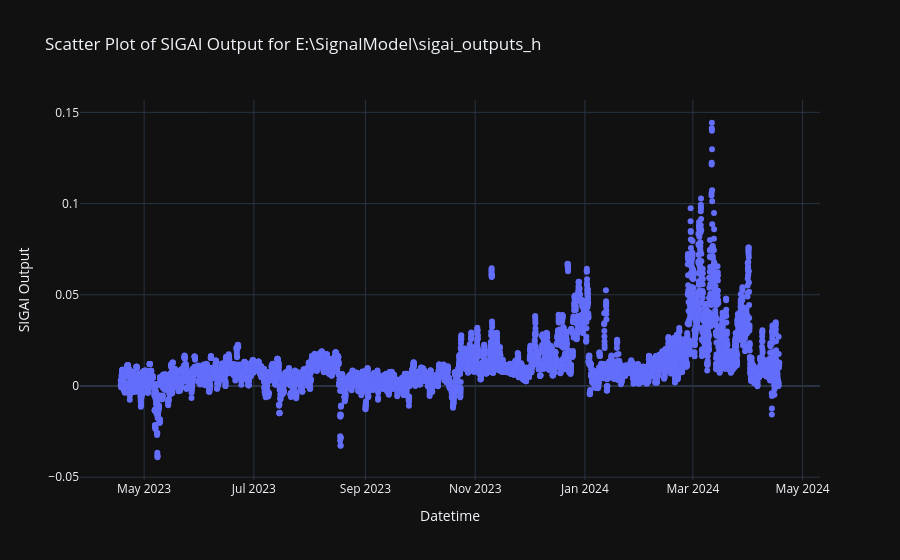
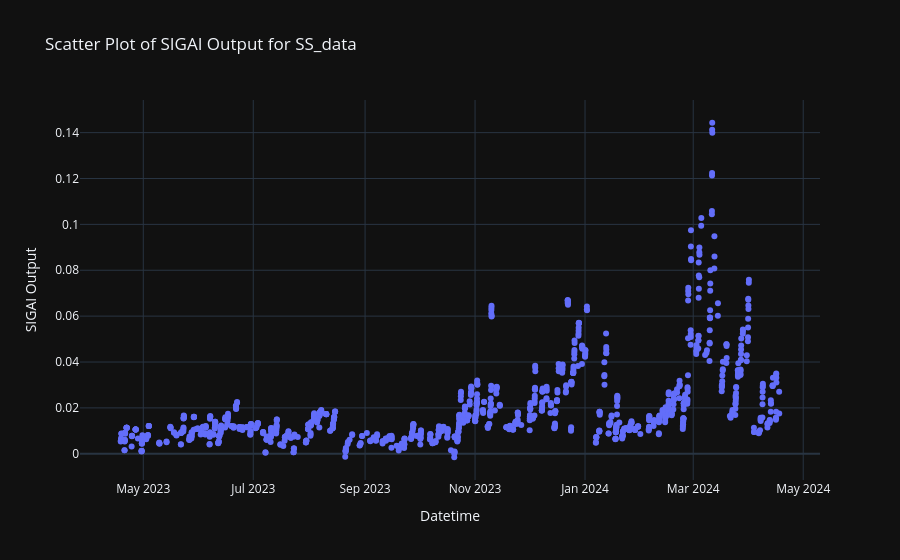
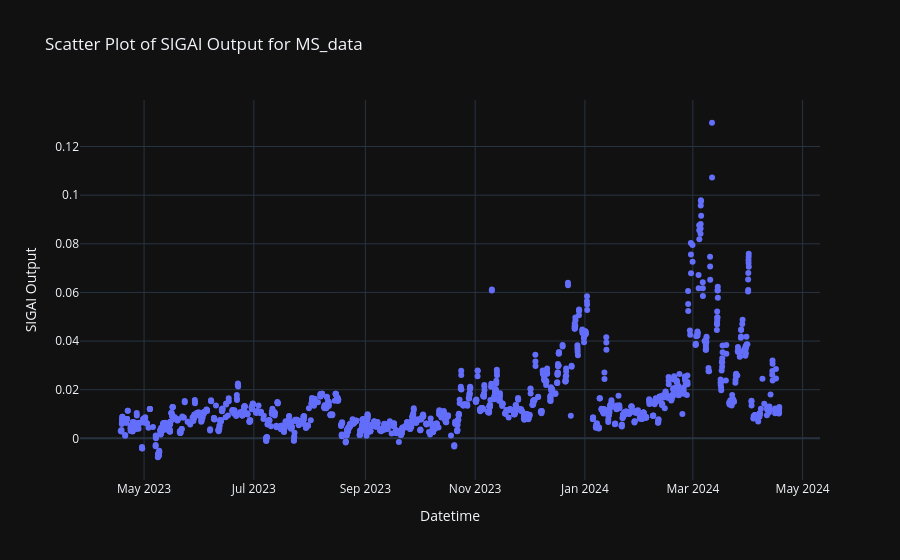
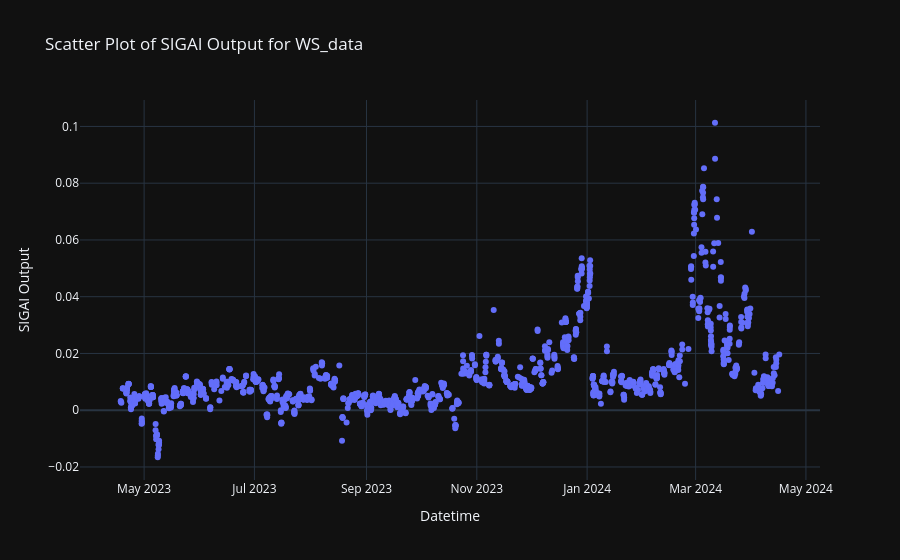

Notebook code for these charts, in order:
### Code cell
# Process each file and create an individual scatter plot
for file in file_paths:
    df = pd.read_csv(file)
    df['datetime'] = pd.to_datetime(df['datetime'], yearfirst=True)
    df.set_index('datetime', inplace=True)
    df.sort_index(ascending=True, inplace=True)
    df['sigai_output'] = pd.to_numeric(df['sigai_output'], errors='coerce')
    df.dropna(subset=['sigai_output'], inplace=True)
    df = df[np.isfinite(df['sigai_output'])]

    # Create scatter plot for this dataset
    fig = go.Figure()
    fig.add_trace(go.Scatter(x=df.index, y=df['sigai_output'], mode='markers', name='Scatter Plot'))
    fig.update_layout(title_text=f"Scatter Plot of SIGAI Output for {file.split('/')[-1].replace('.csv', '')}",
                      xaxis_title='Datetime', yaxis_title='SIGAI Output')

    # Show the plot
    fig.show()

### Figure 1 — Plotly figure (JSON) as saved in the notebook; plotly's stock layout.template omitted (floating-point values rounded to 4 significant figures; data arrays with more than 128 entries replaced by an {"elided": "..."} marker saying what was removed)
{"data": [{"mode": "markers", "name": "Scatter Plot", "x": {"elided": "8783 str values"}, "y": {"elided": "8783 float values"}, "type": "scatter"}], "layout": {"title": {"text": "Scatter Plot of SIGAI Output for E:\\SignalModel\\sigai_outputs_h"}, "xaxis": {"title": {"text": "Datetime"}}, "yaxis": {"title": {"text": "SIGAI Output"}}}}

### Figure 2 — Plotly figure (JSON) as saved in the notebook; plotly's stock layout.template omitted (floating-point values rounded to 4 significant figures; data arrays with more than 128 entries replaced by an {"elided": "..."} marker saying what was removed)
{"data": [{"mode": "markers", "name": "Scatter Plot", "x": {"elided": "1148 str values"}, "y": {"elided": "1148 float values"}, "type": "scatter"}], "layout": {"title": {"text": "Scatter Plot of SIGAI Output for SS_data"}, "xaxis": {"title": {"text": "Datetime"}}, "yaxis": {"title": {"text": "SIGAI Output"}}}}

### Figure 3 — Plotly figure (JSON) as saved in the notebook; plotly's stock layout.template omitted (floating-point values rounded to 4 significant figures; data arrays with more than 128 entries replaced by an {"elided": "..."} marker saying what was removed)
{"data": [{"mode": "markers", "name": "Scatter Plot", "x": {"elided": "1739 str values"}, "y": {"elided": "1739 float values"}, "type": "scatter"}], "layout": {"title": {"text": "Scatter Plot of SIGAI Output for MS_data"}, "xaxis": {"title": {"text": "Datetime"}}, "yaxis": {"title": {"text": "SIGAI Output"}}}}

### Figure 4 — Plotly figure (JSON) as saved in the notebook; plotly's stock layout.template omitted (floating-point values rounded to 4 significant figures; data arrays with more than 128 entries replaced by an {"elided": "..."} marker saying what was removed)
{"data": [{"mode": "markers", "name": "Scatter Plot", "x": {"elided": "1531 str values"}, "y": {"elided": "1531 float values"}, "type": "scatter"}], "layout": {"title": {"text": "Scatter Plot of SIGAI Output for WS_data"}, "xaxis": {"title": {"text": "Datetime"}}, "yaxis": {"title": {"text": "SIGAI Output"}}}}
